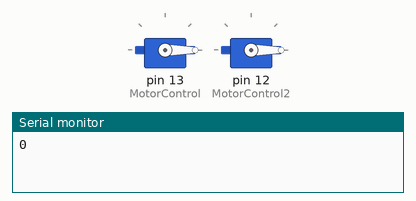
Bench run of a sketch on a simulated Arduino Uno, built with avr-gcc and run on an emulated ATmega328P. On the bench: 2 × servo, the last lines printed to the serial monitor.

Above: at 0.05 s.
At 6.5 s:
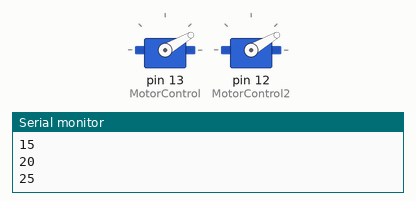
At 9.75 s:
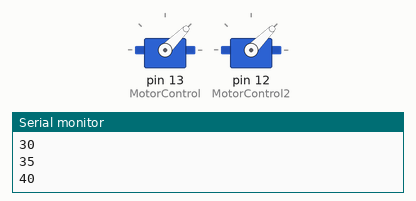
At 13.0 s:
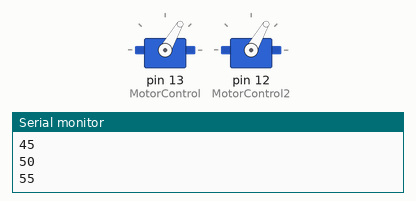
Timing chart, 0 to 16.9 s (numbered marks = the images above):
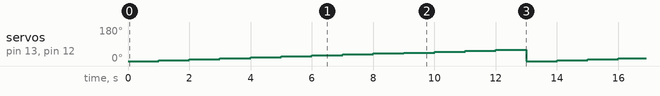

Measured:
- by itself, servo on pin 13 (MotorControl), servo on pin 12 (MotorControl2): repeats every 13.0 s: 10° 1.0 s, 15° 1.0 s, 20° 1.0 s, 25° 1.0 s, 30° 1.0 s, 35° 1.0 s, 40° 1.0 s, 45° 1.0 s, 50° 1.0 s, 55° 1.0 s, 60° 1.0 s, 0° 1.0 s, 5° 1.0 s

The sketch:

TestServo.ino
```cpp
#include<Servo.h>

Servo myservo;
Servo myservo2;
int MotorControl = 13;
int MotorControl2 = 12;

void setup()
{
  Serial.begin(9600);
  myservo.attach(MotorControl);
  myservo2.attach(MotorControl2);
}

int Pos=0;

void loop()
{
  myservo.write(0);
  myservo2.write(0);
  for(int i=0 ; i<13 ; i++)
  {
    Serial.println(Pos);
    Pos = i * 5;
    myservo.write(Pos);
    myservo2.write(Pos);
    delay(1000);
  }
}
```
